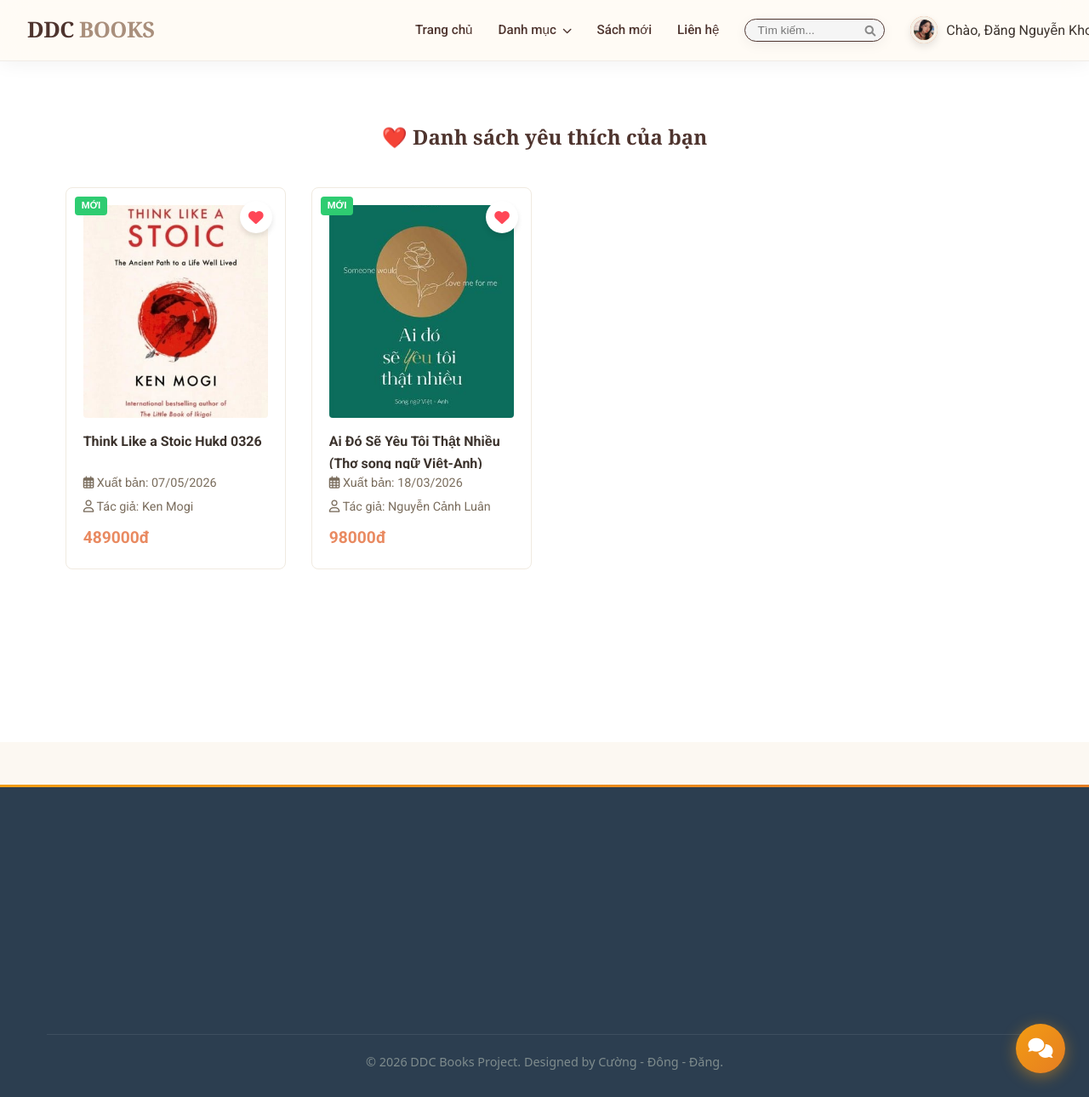
Page /my-wishlist/ (signed in) on the committed database.
### app/models.py (models this page shows, shortened)
class Profile(models.Model):
    user = models.OneToOneField(User, on_delete=models.CASCADE, related_name='profile')
    avatar = models.ImageField(default='default.jpg', upload_to='profile_pics')
    phone = models.CharField(max_length=15, blank=True)
    address = models.TextField(blank=True, null=True)

class Book(models.Model):
    title = models.CharField(max_length=200)
    author = models.CharField(max_length=100)
    price = models.DecimalField(max_digits=10, decimal_places=0)
    category = models.ForeignKey(Category, on_delete=models.SET_NULL, null=True, related_name='books')
    stock = models.IntegerField(default=0)
    release_date = models.DateField(default=timezone.now)
    wishlist = models.ManyToManyField(User, related_name="favorite_books", blank=True)
    description = models.TextField(blank=True, null=True)
    image = models.ImageField(upload_to='books/', blank=True, null=True)
    sold_count = models.IntegerField(default=0)
    @property
    def is_new(self):
        three_months_ago = timezone.now().date() - timedelta(days=90)
        return self.release_date >= three_months_ago

### app/views.py (the view)
# urls.py: path('my-wishlist/',                    views.wishlist_list,       name='wishlist_list'),
@login_required
def wishlist_list(request):
    favorite_books = Book.objects.filter(wishlist=request.user).order_by('-id')
    return render(request, 'app/wishlist.html', {
        'books': favorite_books,
        'title': 'Sách yêu thích của tôi'
    })

### app/context_processors.py (called while the page is built)
def categories_processor(request):
    return {
        'categories': Category.objects.all()
    }

### app/templates/app/wishlist.html (shortened to what this page needs)
{% extends 'app/base.html' %}
{% load static %}
{% block content %}
<div class="container" style="margin-top: 50px; margin-bottom: 100px;">
    <h2 style="text-align: center; font-family: 'Playfair Display', serif; margin-bottom: 40px; color: #4E342E;">
        ❤️ Danh sách yêu thích của bạn
    </h2>
    <div class="book-grid">
      {% for book in books %}
        <a href="{% url 'book_detail' book.id %}" class="book-card-link" style="text-decoration: none; color: inherit; display: block;">
          <div class="book-card" style="position: relative;">
            {% if book.is_new %}
              <span class="badge-new">MỚI</span>
            {% endif %}
            <button class="wishlist-btn active"
                    onclick="event.preventDefault(); event.stopPropagation(); toggleWishlist(this, '{{ book.id }}')">
              <i class="fas fa-heart"></i>
            </button>
            <div class="book-thumb" style="background: {% if not book.image %}#eee{% endif %}; padding: 0; overflow: hidden; display: flex; align-items: center; justify-content: center;">
              {% if book.image %}
                <img src="{{ book.image.url }}" alt="{{ book.title }}" style="width: 100%; height: 100%; object-fit: cover;" />
              {% endif %}
            </div>
            <h4 style="margin-top: 15px; height: 2.8rem; overflow: hidden; display: -webkit-box; -webkit-line-clamp: 2; -webkit-box-orient: vertical;">
              {{ book.title }}
            </h4>
            <p style="color: #7A6D5D; font-size: 0.9rem; margin-top: 5px;">
                <i class="far fa-calendar-alt"></i> Xuất bản: {{ book.release_date|date:"d/m/Y" }}
            </p>
            <p style="color: #7A6D5D; font-size: 0.9rem; margin-top: 5px;">
                <i class="far fa-user"></i> Tác giả: {{ book.author }}
            </p>
            <p style="color: var(--primary); font-weight: 700; font-size: 1.2rem; margin-top: 10px;">
                {{ book.price }}đ
            </p>
          </div>
        </a>
      {% endfor %}
    </div>
</div>
{% endblock %}

### app/templates/app/base.html (shortened to what this page needs)
{% load static %}
<!DOCTYPE html>
<html lang="vi">
  <head>
    <link rel="stylesheet" href="https://cdnjs.cloudflare.com/ajax/libs/font-awesome/6.0.0/css/all.min.css" />
    <link rel="stylesheet" href="{% static 'app/css/style.css' %}?v={% now 'U' %}" />
    <link rel="stylesheet" href="https://cdnjs.cloudflare.com/ajax/libs/animate.css/4.1.1/animate.min.css" />
  </head>
  <body>
    <header>
    <div class="container header-flex">
        <a href="{% url 'home' %}" class="logo">DDC <span>BOOKS</span></a>
        <nav>
            <ul class="menu-links">
                <li>
                    <a href="{% url 'home' %}">Trang chủ</a>
                </li>
                <li class="dropdown">
                    <a href="#">Danh mục <i class="fas fa-chevron-down" style="font-size: 0.7rem; margin-left: 4px;"></i></a>
                </li>
                <li>
                    <a href="{% url 'home' %}?filter=new" style="{% if request.GET.filter == 'new' %}color: var(--primary); font-weight: bold;{% endif %}">Sách mới</a>
                </li>
                {% if user.is_staff %}
                <li class="dropdown">
                    <a href="#" style="color: #d35400; font-weight: bold;">
                        <i class="fas fa-user-shield"></i> QUẢN TRỊ <i class="fas fa-chevron-down" style="font-size: 0.7rem;"></i>
                    </a>
                    <ul class="submenu">
                        <li>
                            <a href="{% url 'manage_orders' %}">
                                <i class="fas fa-clipboard-list"></i> Quản lý đơn hàng
                            </a>
                        </li>
                        <li>
                            <a href="{% url 'staff_book_list' %}">
                                <i class="fas fa-edit"></i> Quản lý kho sách
                            </a>
                        </li>
                    </ul>
                </li>
                {% else %}
                <li>
                    <a href="#">Liên hệ</a>
                </li>
                {% endif %}
                <li class="header-search-item">
                    <form action="{% url 'home' %}" method="GET" class="header-search-box">
                        <div class="search-wrapper">
                            <input type="text" name="q" placeholder="Tìm kiếm..." value="{{ request.GET.q|default:'' }}">
                            <button type="submit"><i class="fas fa-search"></i></button>
                        </div>
                    </form>
                </li>
            </ul>
            <div class="auth-box">
                {% if user.is_authenticated %}
                <div class="user-dropdown">
                    <div class="avatar-small">
                        <img src="{{ user.profile.avatar.url }}" alt="Avatar" style="width: 100%; height: 100%; border-radius: 50%; object-fit: cover; border: 4px solid var(--beige); box-shadow: 0 4px 10px rgba(0,0,0,0.1);" />
                    </div>
                    <span>Chào, {{ user.first_name }}</span>
                </div>
                {% else %}
                <div class="log_sign-group">
                    <span class="nav-slider"></span>
                    <a href="{% url 'signup' %}" class="auth-link" id="link-signup">Đăng ký</a>
                    <a href="{% url 'login' %}" class="auth-link" id="link-login">Đăng nhập</a>
                </div>
                {% endif %}
            </div>
        </nav>
    </div>
</header>
   <main>
    <div class="content-wrapper" style="background-color: #ffffff; min-height: 100vh;">
        <div class="container" style="max-width: 1300px; margin: 0 auto; padding: 20px 15px;">
            <div style="display: flex; gap: 30px; align-items: flex-start;">
                <div style="flex-grow: 1;">
                    <div class="main-books-content" style="margin-bottom: 50px;">
                        {% block content %}
                        {% endblock %}
                    </div>
                </div>
            </div>
        </div>
    </div>
</main>
    <footer style="background-color: #2c3e50; color: #ecf0f1; padding: 60px 0 30px; margin-top: 50px; font-family: 'Segoe UI', Tahoma, Geneva, Verdana, sans-serif;">
    <div class="container" style="max-width: 1200px; margin: 0 auto; padding: 0 15px;">
        <div style="display: grid; grid-template-columns: repeat(auto-fit, minmax(250px, 1fr)); gap: 40px;">
        </div>
        <hr style="border: 0; border-top: 1px solid #3e4f5f; margin: 40px 0 20px;">
        <div style="text-align: center; color: #7f8c8d; font-size: 0.9rem;">
            <p>&copy; 2026 DDC Books Project. Designed by Cường - Đông - Đăng.</p>
        </div>
    </div>
</footer>
  {% if user.is_authenticated %}
  <button id="chat-bubble-btn" onclick="chatToggle()" title="Chat hỗ trợ">
    <i class="fas {% if user.is_staff %}fa-headset{% else %}fa-comments{% endif %}" id="chat-bubble-icon"></i>
  </button>
  {% endif %}
  </body>
</html>

### app/static/app/css/style.css (style rules this page uses)
:root { --primary: #E98A61; --dark-brown: #4E342E; --beige: #F5F0E6; --white-warm: #FCF8F2; --text: #3C332D; }
* { margin: 0; padding: 0; box-sizing: border-box; }
body { font-family: 'Roboto', sans-serif; background: var(--white-warm); color: var(--text); line-height: 1.6; }
.container { max-width: 1400px; margin: auto; width: 95%; }
header { background: var(--beige); padding: 15px 0; border-bottom: 1px solid #E0D7C6; position: sticky; top: 0; z-index: 1000; }
.header-flex { display: flex; justify-content: space-between; align-items: center; }
.logo { font-family: 'Playfair Display', serif; font-size: 1.6rem; text-decoration: none; color: var(--dark-brown) !important; font-weight: 700; }
.logo span { color: #A98F7C; }
nav { display: flex; align-items: center; gap: 40px; }
.menu-links { display: flex; list-style: none; gap: 30px; }
.menu-links a { text-decoration: none; color: var(--dark-brown); font-size: 0.95rem; transition: 0.3s; font-weight: 500; }
.user-dropdown { position: relative; display: flex; align-items: center; gap: 10px; cursor: pointer; }
.avatar-small { width: 32px; height: 32px; background: var(--primary); color: white; border-radius: 50%; display: flex; align-items: center; justify-content: center; }
.book-grid { display: grid; grid-template-columns: repeat(auto-fill, minmax(220px, 1fr)); gap: 30px; }
.book-card { background: white; padding: 20px; border-radius: 8px; border: 1px solid #F0EAE0; transition: 0.3s; }
.menu-links li.dropdown { position: relative; }
.wishlist-btn { position: absolute; top: 15px; right: 15px; background: white; border: none; border-radius: 50%; width: 38px; height: 38px; cursor: pointer; box-shadow: 0 4px 6px rgba(0,0,0,0.1); z-index: 5; display: flex; align-items: center; justify-content: center; transition: all 0.3s ease; }
.wishlist-btn i { color: #bbb; font-size: 1.1rem; transition: color 0.3s; }
.wishlist-btn.active i { color: #ff4757 !important; font-weight: 900; }
.book-thumb { height: 250px; border-radius: 4px; margin-bottom: 15px; display: flex; align-items: center; justify-content: center; }
.badge-new { position: absolute; top: 10px; left: 10px; background: #2ecc71; color: white; padding: 2px 8px; border-radius: 4px; font-size: 0.7rem; font-weight: bold; z-index: 10; }
.search-wrapper { display: flex; align-items: center; background: rgba(255, 255, 255, 0.9); border: 1px solid var(--dark-brown); border-radius: 25px; padding: 5px 15px; transition: all 0.3s ease; box-shadow: 0 4px 15px rgba(0,0,0,0.05); }
.search-wrapper input { border: none; outline: none; background: transparent; padding: 8px; width: 200px; font-size: 0.9rem; color: var(--text); }
.search-wrapper button { border: none; background: transparent; color: var(--primary); cursor: pointer; font-size: 1.1rem; padding-left: 10px; }
.header-search-box .search-wrapper { padding: 1px 10px; border-radius: 15px; max-height: 32px; background: #f5f5f5; }
.header-search-box input { width: 120px; font-size: 0.85rem; padding: 4px; }
.header-search-box button i { font-size: 0.8rem; color: #888; }
header nav { display: flex; align-items: center; gap: 30px; flex-grow: 1; justify-content: flex-end; margin-right: -100px; }

### rows in the picture
Book: shows "MỚI", image (picture), title "Think Like a Stoic Hukd 0326", release_date "07/05/2026", author "Ken Mogi", price "489000"
Book: shows "MỚI", image (picture), title "Ai Đó Sẽ Yêu Tôi Thật Nhiều (Thơ song ngữ Việt-Anh)", release_date "18/03/2026", author "Nguyễn Cảnh Luân", price "98000"

### other values in the picture
{{ user.first_name }} "Đăng Nguyễn…"
